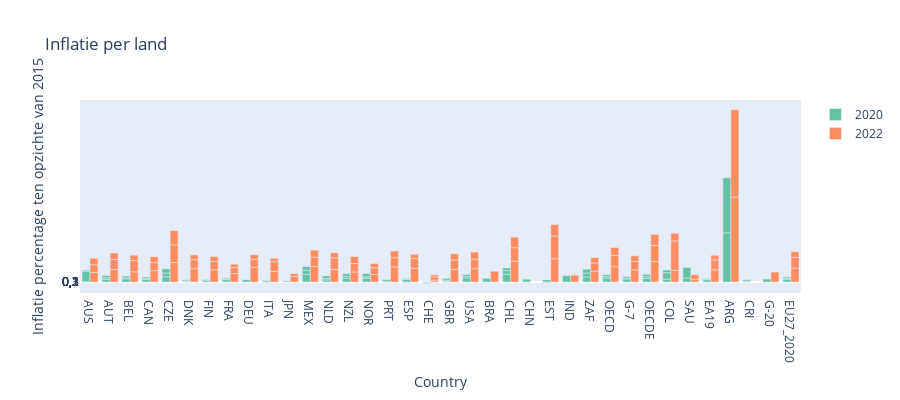

Write notebook code for a chart like this one.
### Markdown cell above
### Conclusion

The graph shows that the 'happiness explained by generosity is lower  for almost every country in 2022 than in 2020. Inflation is much higher in 2022 than in 2020. From this graph can be concluded that when inflation is higher, people experience less happiness due to generosity.

### Code cell
# Functie om de aslabels handmatig te formatteren
def custom_tickformat(value):
    return f"{value:.1f}".replace('.', ',')

# Define the colors (ChatGPT)
colors = ['rgb(102,194,165)', 'rgb(252,141,98)', 'rgb(141,160,203)']

# creeer de layout
layout = go.Layout(
    xaxis=go.layout.XAxis(
        type='category' # het type van de X as is categorisch
    ),
    yaxis=go.layout.YAxis(
        tickvals=fig.data[0].y,  # Gebruik de y-waarden als aslabels
        ticktext=[custom_tickformat(value) for value in fig.data[0].y],  # Formatteer de aslabels
    ),
    height=400
)

# defineer de data
year2020 = go.Bar(
    x=inflation2020['LOCATION'],
    y=inflation2020['Value'], # by year 2020
    name='2020',
    marker=dict(color=colors[0]) #ChatGPT 
)
year2022 = go.Bar(
    x=inflation2022['LOCATION'],
    y=inflation2022['Value'],
    name='2022',
    marker=dict(color=colors[1]) #ChatGPT
)

# creeer het figuur
data = [year2020, year2022]
fig = go.Figure(data=data, layout=layout)

# labels
fig.update_layout(
    title="Inflatie per land",
    xaxis_title="Country",
    yaxis_title="Inflatie percentage ten opzichte van 2015")
    
fig.show()

### Figure 1 — Plotly figure (JSON) as saved in the notebook; plotly's stock layout.template omitted (floating-point values rounded to 4 significant figures)
{"data": [{"marker": {"color": "rgb(102,194,165)"}, "name": "2020", "type": "bar", "x": ["AUS", "AUS", "AUT", "AUT", "BEL", "BEL", "CAN", "CAN", "CZE", "CZE", "DNK", "DNK", "FIN", "FIN", "FRA", "FRA", "DEU", "DEU", "ITA", "ITA", "JPN", "JPN", "MEX", "MEX", "NLD", "NLD", "NZL", "NZL", "NOR", "NOR", "PRT", "PRT", "ESP", "ESP", "CHE", "CHE", "GBR", "GBR", "USA", "USA", "BRA", "CHL", "CHL", "CHN", "EST", "EST", "IND", "ZAF", "ZAF", "OECD", "OECD", "G-7", "OECDE", "G-7", "OECDE", "COL", "SAU", "EA19", "EA19", "ZAF", "FRA", "MEX", "OECDE", "PRT", "CAN", "ITA", "CHL", "CHE", "EA19", "DEU", "NOR", "BEL", "FIN", "AUT", "USA", "OECD", "NZL", "DNK", "GBR", "AUS", "NLD", "EST", "ESP", "CZE", "JPN", "G-7", "COL", "COL", "ARG", "CRI", "CRI", "G-20", "CRI", "SAU", "ARG", "EU27_2020", "EU27_2020", "EU27_2020"], "y": [9.32, 0.8469, 2.332, 1.382, 2.882, 0.7408, 2.4, 0.717, 4.538, 3.161, 0.6386, 0.4207, 1.66, 0.2906, 2.022, 0.4765, 2.14, 0.1449, 1.4, -0.1377, 1.197, -0.01667, 6.621, 3.397, 1.889, 1.272, 3.18, 1.715, 3.262, 1.287, 2.087, -0.01244, 2.355, -0.3228, 0.09249, -0.7259, 0.7, 1, 3.505, 1.234, 3.212, 6.739, 3.045, 2.5, 2.139, -0.4445, 5.561, 4.388, 3.21, 3.417, 1.347, 2.682, 3.014, 0.8373, 1.597, 2.527, 3.445, 2, 0.3, 3.359, 0.8851, 3.201, 2.047, -0.03927, 1.187, 0.4922, 2.286, -0.3415, 0.7, 0.2873, 2.665, 1.479, 0.5041, 1.9, 1.703, 1.694, 2.224, 0.9559, 1.5, -0.004077, 2.126, 0.1487, 0.5683, 3.632, 0.1084, 1.246, 5.552, 2.247, 42.02, 0.7249, 1.31, 2.695, 0.4831, 9.012, 46.96, 2.5, 0.7, 1.1]}, {"marker": {"color": "rgb(252,141,98)"}, "name": "2022", "type": "bar", "x": ["AUS", "AUS", "AUT", "AUT", "BEL", "BEL", "CAN", "CAN", "CZE", "CZE", "DNK", "DNK", "FIN", "FIN", "FRA", "FRA", "DEU", "DEU", "ITA", "ITA", "JPN", "JPN", "MEX", "MEX", "NLD", "NLD", "NZL", "NZL", "NOR", "NOR", "PRT", "PRT", "ESP", "ESP", "CHE", "CHE", "GBR", "GBR", "USA", "USA", "BRA", "CHL", "CHL", "EST", "EST", "IND", "ZAF", "ZAF", "OECD", "OECD", "G-7", "OECDE", "G-7", "OECDE", "COL", "SAU", "EA19", "EA19", "ZAF", "FRA", "MEX", "OECDE", "PRT", "CAN", "ITA", "CHL", "CHE", "EA19", "DEU", "NOR", "BEL", "FIN", "AUT", "USA", "OECD", "NZL", "DNK", "GBR", "AUS", "NLD", "EST", "ESP", "CZE", "JPN", "G-7", "COL", "COL", "ARG", "G-20", "SAU", "ARG", "EU27_2020", "EU27_2020", "EU27_2020"], "y": [8.167, 6.594, 10.75, 8.547, 8.795, 9.598, 9.763, 6.803, 16.69, 15.1, 11.51, 7.697, 10.51, 7.124, 7.278, 5.222, 12.56, 6.873, 9.142, 8.201, 4.902, 2.508, 13.26, 7.896, 10.74, 10.0, 8.661, 7.172, 6.495, 5.764, 12.99, 7.833, 11.64, 8.391, 1.659, 2.835, 10.9, 7.9, 11.44, 8.003, 9.28, 17.72, 11.64, 19.91, 19.4, 5.9, 9.285, 7.04, 13.16, 9.551, 10.4, 17.55, 7.142, 13.78, 10.18, 2.474, 10.5, 8.4, 4.556, 2.779, 5.998, 9.312, 5.616, 5.08, 2.933, 8.951, 1.716, 4, 3.928, 3.613, 4.57, 4.146, 5.49, 6.15, 6.751, 5.993, 4.026, 5.3, 5.546, 4.249, 9.726, 3.691, 12.2, 0.319, 4.9, 24.96, 6.48, 72.43, 8.563, 3.72, 74.63, 11.9, 9.2, 4.7]}], "layout": {"height": 400, "title": {"text": "Inflatie per land"}, "xaxis": {"title": {"text": "Country"}, "type": "category"}, "yaxis": {"ticktext": ["0,3", "0,3", "0,3", "0,3", "0,1", "0,2", "0,1", "0,1", "0,1", "0,2"], "tickvals": [0.2691, 0.3363, 0.3257, 0.2815, 0.08744, 0.1556, 0.05304, 0.07902, 0.1264, 0.2371], "title": {"text": "Inflatie percentage ten opzichte van 2015"}}}}
